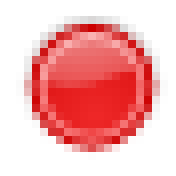
#> input picture RESOURCES/images/media-record-red.png, 22 x 22 px (shown 8 times larger)
$ python change_color.py
#> lines starting #> are read from the running program, lines starting #| are printed output that depends on the picture
from PIL import Image

import math


picture = Image.open("media-record-red.png")
#> picture is the input picture: PIL image 22x22 RGBA; mean R, G, B, A 226.7, 155.5, 155.5, 103.6

# Get the size of the image
width, height = picture.size
#> width = 22; height = 22

# -------------------------------------------------------------------------
picture = Image.open("media-record-red.png")
# Process every pixel
for x in range(width):
   for y in range(height):
       current_color = picture.getpixel( (x,y) )
       ####################################################################
       # Do your logic here and create a new (R,G,B) tuple called new_color
       r = math.floor(current_color[0] * 0.5)
       g = math.floor(current_color[1] * 0.5)
       b = math.floor(current_color[2] * 0.5)

       new_color = (r, g, b, current_color[3])
       ####################################################################
       picture.putpixel( (x,y), new_color)
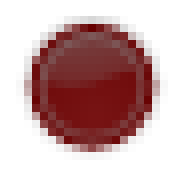
#> picture: PIL image 22x22 RGBA (shown 8 times larger); mean R, G, B, A 113, 77.4, 77.4, 103.6; transparent parts drawn white

picture.save("media-record-red-dark.png")

# -------------------------------------------------------------------------
picture = Image.open("media-record-red.png")
# Process every pixel
for x in range(width):
   for y in range(height):
       current_color = picture.getpixel( (x,y) )
       ####################################################################
       # Do your logic here and create a new (R,G,B) tuple called new_color
       r = current_color[1]
       g = current_color[0]
       b = current_color[2]

       new_color = (r, g, b, current_color[3])
       ####################################################################
       picture.putpixel( (x,y), new_color)
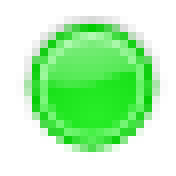
#> picture: PIL image 22x22 RGBA (shown 8 times larger); mean R, G, B, A 155.5, 226.7, 155.5, 103.6; transparent parts drawn white

picture.save("media-record-green.png")

# -------------------------------------------------------------------------
picture = Image.open("media-record-red.png")
# Process every pixel
for x in range(width):
   for y in range(height):
       current_color = picture.getpixel( (x,y) )
       ####################################################################
       # Do your logic here and create a new (R,G,B) tuple called new_color
       r = math.floor(current_color[1] * 0.5)
       g = math.floor(current_color[0] * 0.5)
       b = math.floor(current_color[2] * 0.5)

       new_color = (r, g, b, current_color[3])
       ####################################################################
       picture.putpixel( (x,y), new_color)
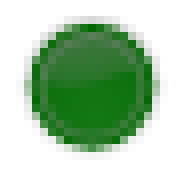
#> picture: PIL image 22x22 RGBA (shown 8 times larger); mean R, G, B, A 77.4, 113, 77.4, 103.6; transparent parts drawn white

picture.save("media-record-green-dark.png")

# -------------------------------------------------------------------------
picture = Image.open("media-record-red.png")
# Process every pixel
for x in range(width):
   for y in range(height):
       current_color = picture.getpixel( (x,y) )
       ####################################################################
       # Do your logic here and create a new (R,G,B) tuple called new_color
       r = current_color[2]
       g = current_color[1]
       b = current_color[0]

       new_color = (r, g, b, current_color[3])
       ####################################################################
       picture.putpixel( (x,y), new_color)
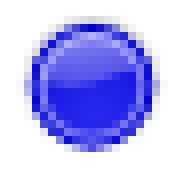
#> picture: PIL image 22x22 RGBA (shown 8 times larger); mean R, G, B, A 155.5, 155.5, 226.7, 103.6; transparent parts drawn white

picture.save("media-record-blue.png")

# -------------------------------------------------------------------------
picture = Image.open("media-record-red.png")
# Process every pixel
for x in range(width):
   for y in range(height):
       current_color = picture.getpixel( (x,y) )
       ####################################################################
       # Do your logic here and create a new (R,G,B) tuple called new_color
       r = math.floor(current_color[2] * 0.5)
       g = math.floor(current_color[1] * 0.5)
       b = math.floor(current_color[0] * 0.5)

       new_color = (r, g, b, current_color[3])
       ####################################################################
       picture.putpixel( (x,y), new_color)
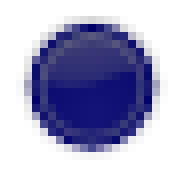
#> picture: PIL image 22x22 RGBA (shown 8 times larger); mean R, G, B, A 77.4, 77.4, 113, 103.6; transparent parts drawn white

picture.save("media-record-blue-dark.png")
